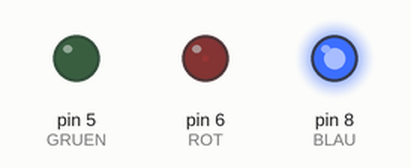
The sketch below on a simulated Arduino Uno, built with avr-gcc and run on an emulated ATmega328P. On the bench: output pins drawn as LEDs (lit = HIGH).

Above: at 0.05 s.
At 0.95 s:
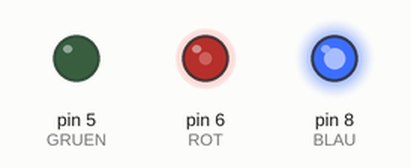
At 1.8 s:
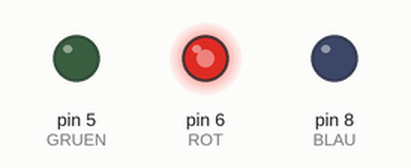
At 3.6 s:
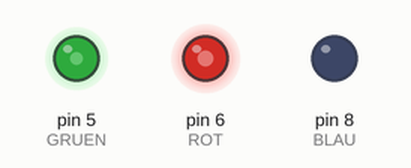
At 5.35 s:
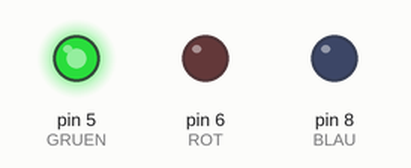
At 7.15 s:
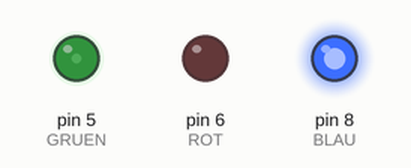
Timing chart, 0 to 10.0 s (numbered marks = the images above):
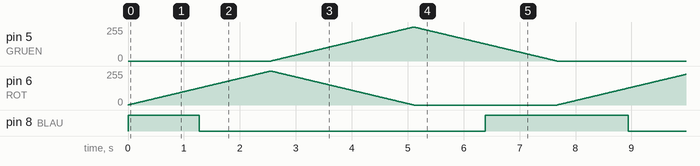

The sketch:

Arduino_RGB_Fade.ino
```cpp
//Definiere Pins als Wörter
#define ROT 6
#define BLAU 8
#define GRUEN 5

int blueValue;
int redValue;
int greenValue;


void setup() {
  // put your setup code here, to run once:
  pinMode(ROT, OUTPUT);
  pinMode(BLAU, OUTPUT);
  pinMode(GRUEN, OUTPUT);

}

void loop() {

  // Blau, Rot und Grün ohne Fade im Abstand von 1000ms
  /*digitalWrite(BLAU, HIGH);
  delay(1000);
  digitalWrite(BLAU, LOW);
  digitalWrite(ROT, HIGH);
  delay(1000);
   digitalWrite(ROT, LOW);
  digitalWrite(GRUEN, HIGH);
  delay(1000);
  digitalWrite(GRUEN, LOW);*/

  //Mit Fade
  blueValue = 255;
  redValue = 0;
  greenValue = 0;


  for (int i = 0; i < 255;  i += 1){
    blueValue -= 1;
    redValue += 1;

    analogWrite(BLAU, blueValue);
    analogWrite(ROT, redValue);
    analogWrite(GRUEN, greenValue);
    delay(10);
  }

  for (int i = 0; i < 255;  i += 1){
    redValue -= 1;
    greenValue += 1;

    analogWrite(BLAU, blueValue);
    analogWrite(ROT, redValue);
    analogWrite(GRUEN, greenValue);
    delay(10);
  }

  for (int i = 0; i < 255;  i += 1){
    greenValue -= 1;
    blueValue += 1;

    analogWrite(BLAU, blueValue);
    analogWrite(ROT, redValue);
    analogWrite(GRUEN, greenValue);
    delay(10);
  }
}
```

Measured:
- by itself, pin 8 (BLAU): repeats every 7.7 s: LOW 5.1 s, HIGH 2.6 s
